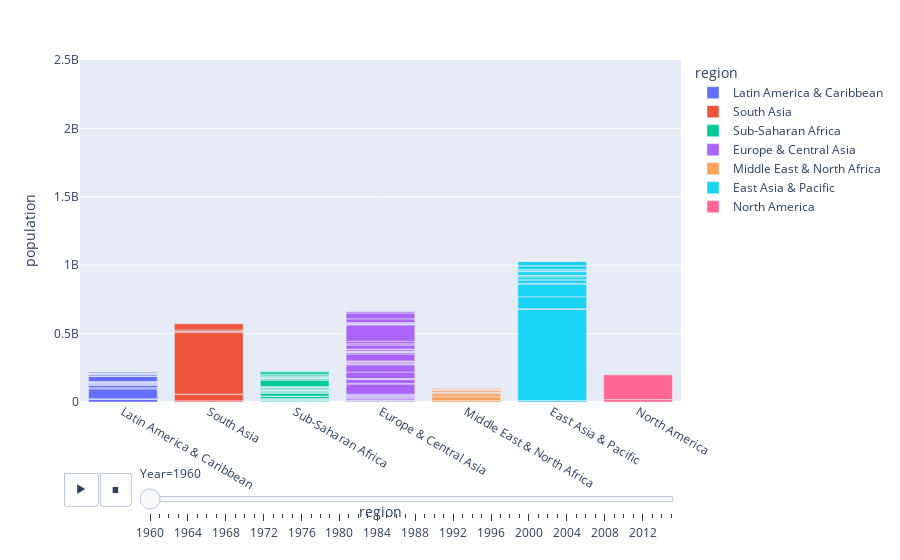

Here is the notebook cell this chart was saved with:
### Code cell
px.bar(df_merged,
       x='region',
       y='population',
       animation_frame='Year',
       animation_group='country_code',
       color = 'region',
       range_y=[0,2500000000])

### Figure 1 — Plotly figure (JSON) as saved in the notebook; plotly's stock layout.template omitted (floating-point values rounded to 4 significant figures)
{"data": [{"alignmentgroup": "True", "hovertemplate": "region=%{x}<br>Year=1960<br>population=%{y}<extra></extra>", "ids": ["ABW", "ARG", "ATG", "BHS", "BLZ", "BOL", "BRA", "BRB", "CHL", "COL", "CRI", "CUB", "DOM", "ECU", "GRD", "GTM", "GUY", "HND", "HTI", "JAM", "LCA", "MEX", "NIC", "PAN", "PER", "PRI", "PRY", "SLV", "SUR", "TTO", "URY", "VCT", "VEN", "VIR"], "legendgroup": "Latin America & Caribbean", "marker": {"color": "#636efa", "pattern": {"shape": ""}}, "name": "Latin America & Caribbean", "offsetgroup": "Latin America & Caribbean", "orientation": "v", "showlegend": true, "textposition": "auto", "type": "bar", "x": ["Latin America & Caribbean", "Latin America & Caribbean", "Latin America & Caribbean", "Latin America & Caribbean", "Latin America & Caribbean", "Latin America & Caribbean", "Latin America & Caribbean", "Latin America & Caribbean", "Latin America & Caribbean", "Latin America & Caribbean", "Latin America & Caribbean", "Latin America & Caribbean", "Latin America & Caribbean", "Latin America & Caribbean", "Latin America & Caribbean", "Latin America & Caribbean", "Latin America & Caribbean", "Latin America & Caribbean", "Latin America & Caribbean", "Latin America & Caribbean", "Latin America & Caribbean", "Latin America & Caribbean", "Latin America & Caribbean", "Latin America & Caribbean", "Latin America & Caribbean", "Latin America & Caribbean", "Latin America & Caribbean", "Latin America & Caribbean", "Latin America & Caribbean", "Latin America & Caribbean", "Latin America & Caribbean", "Latin America & Caribbean", "Latin America & Caribbean", "Latin America & Caribbean"], "xaxis": "x", "y": [54211, 20619075, 55339, 109528, 92064, 3693449, 72207554, 230939, 7716625, 16480383, 1333040, 7141135, 3294042, 4545550, 89869, 4210747, 571819, 2038637, 3866159, 1628252, 89897, 38174112, 1774699, 1132921, 10061515, 2358000, 1902875, 2762899, 289966, 848479, 2538651, 80949, 8146847, 32500], "yaxis": "y"}, {"alignmentgroup": "True", "hovertemplate": "region=%{x}<br>Year=1960<br>population=%{y}<extra></extra>", "ids": ["AFG", "BGD", "BTN", "IND", "LKA", "MDV", "NPL", "PAK"], "legendgroup": "South Asia", "marker": {"color": "#EF553B", "pattern": {"shape": ""}}, "name": "South Asia", "offsetgroup": "South Asia", "orientation": "v", "showlegend": true, "textposition": "auto", "type": "bar", "x": ["South Asia", "South Asia", "South Asia", "South Asia", "South Asia", "South Asia", "South Asia", "South Asia"], "xaxis": "x", "y": [8996351, 48199747, 223288, 449480608, 9874481, 89887, 10063011, 44908293], "yaxis": "y"}, {"alignmentgroup": "True", "hovertemplate": "region=%{x}<br>Year=1960<br>population=%{y}<extra></extra>", "ids": ["AGO", "BDI", "BEN", "BFA", "BWA", "CAF", "CIV", "CMR", "COD", "COG", "COM", "CPV", "ETH", "GAB", "GHA", "GIN", "GMB", "GNB", "GNQ", "KEN", "LBR", "LSO", "MDG", "MLI", "MOZ", "MRT", "MUS", "MWI", "NAM", "NER", "NGA", "RWA", "SDN", "SEN", "SLE", "SOM", "SSD", "STP", "SWZ", "TCD", "TGO", "TZA", "UGA", "ZAF", "ZMB", "ZWE"], "legendgroup": "Sub-Saharan Africa", "marker": {"color": "#00cc96", "pattern": {"shape": ""}}, "name": "Sub-Saharan Africa", "offsetgroup": "Sub-Saharan Africa", "orientation": "v", "showlegend": true, "textposition": "auto", "type": "bar", "x": ["Sub-Saharan Africa", "Sub-Saharan Africa", "Sub-Saharan Africa", "Sub-Saharan Africa", "Sub-Saharan Africa", "Sub-Saharan Africa", "Sub-Saharan Africa", "Sub-Saharan Africa", "Sub-Saharan Africa", "Sub-Saharan Africa", "Sub-Saharan Africa", "Sub-Saharan Africa", "Sub-Saharan Africa", "Sub-Saharan Africa", "Sub-Saharan Africa", "Sub-Saharan Africa", "Sub-Saharan Africa", "Sub-Saharan Africa", "Sub-Saharan Africa", "Sub-Saharan Africa", "Sub-Saharan Africa", "Sub-Saharan Africa", "Sub-Saharan Africa", "Sub-Saharan Africa", "Sub-Saharan Africa", "Sub-Saharan Africa", "Sub-Saharan Africa", "Sub-Saharan Africa", "Sub-Saharan Africa", "Sub-Saharan Africa", "Sub-Saharan Africa", "Sub-Saharan Africa", "Sub-Saharan Africa", "Sub-Saharan Africa", "Sub-Saharan Africa", "Sub-Saharan Africa", "Sub-Saharan Africa", "Sub-Saharan Africa", "Sub-Saharan Africa", "Sub-Saharan Africa", "Sub-Saharan Africa", "Sub-Saharan Africa", "Sub-Saharan Africa", "Sub-Saharan Africa", "Sub-Saharan Africa", "Sub-Saharan Africa"], "xaxis": "x", "y": [5643182, 2786106, 2431622, 4829288, 524552, 1503508, 3558988, 5176268, 15248251, 1037220, 191121, 202310, 22151278, 499184, 6652287, 3577409, 367928, 616409, 255323, 8105440, 1120313, 851591, 5099373, 5263733, 7388695, 858168, 659351, 3618595, 602544, 3388764, 45137812, 2933428, 7544491, 3206749, 2297110, 2755947, 2955152, 64253, 349174, 3001593, 1580513, 10074507, 6788214, 17456855, 3044846, 3747369], "yaxis": "y"}, {"alignmentgroup": "True", "hovertemplate": "region=%{x}<br>Year=1960<br>population=%{y}<extra></extra>", "ids": ["ALB", "ARM", "AUT", "AZE", "BEL", "BGR", "BIH", "BLR", "CHE", "CHI", "CYP", "CZE", "DEU", "DNK", "ESP", "EST", "FIN", "FRA", "GBR", "GEO", "GRC", "HRV", "HUN", "IRL", "ISL", "ITA", "KAZ", "KGZ", "LTU", "LVA", "MDA", "MKD", "MNE", "NLD", "NOR", "POL", "PRT", "ROU", "RUS", "SVK", "SVN", "SWE", "TJK", "TKM", "TUR", "UKR", "UZB"], "legendgroup": "Europe & Central Asia", "marker": {"color": "#ab63fa", "pattern": {"shape": ""}}, "name": "Europe & Central Asia", "offsetgroup": "Europe & Central Asia", "orientation": "v", "showlegend": true, "textposition": "auto", "type": "bar", "x": ["Europe & Central Asia", "Europe & Central Asia", "Europe & Central Asia", "Europe & Central Asia", "Europe & Central Asia", "Europe & Central Asia", "Europe & Central Asia", "Europe & Central Asia", "Europe & Central Asia", "Europe & Central Asia", "Europe & Central Asia", "Europe & Central Asia", "Europe & Central Asia", "Europe & Central Asia", "Europe & Central Asia", "Europe & Central Asia", "Europe & Central Asia", "Europe & Central Asia", "Europe & Central Asia", "Europe & Central Asia", "Europe & Central Asia", "Europe & Central Asia", "Europe & Central Asia", "Europe & Central Asia", "Europe & Central Asia", "Europe & Central Asia", "Europe & Central Asia", "Europe & Central Asia", "Europe & Central Asia", "Europe & Central Asia", "Europe & Central Asia", "Europe & Central Asia", "Europe & Central Asia", "Europe & Central Asia", "Europe & Central Asia", "Europe & Central Asia", "Europe & Central Asia", "Europe & Central Asia", "Europe & Central Asia", "Europe & Central Asia", "Europe & Central Asia", "Europe & Central Asia", "Europe & Central Asia", "Europe & Central Asia", "Europe & Central Asia", "Europe & Central Asia", "Europe & Central Asia"], "xaxis": "x", "y": [1608800, 1874120, 7047539, 3895396, 9153489, 7867374, 3225668, 8198000, 5327827, 109420, 572930, 9602006, 72814900, 4579603, 30455000, 1211537, 4429634, 46814237, 52400000, 3645600, 8331725, 4140000, 9983967, 2828600, 175574, 50199700, 9714260, 2172300, 2778550, 2120979, 2544000, 1488667, 480579, 11486631, 3581239, 29637450, 8857716, 18406905, 119897000, 4068095, 1584720, 7484656, 2087038, 1603258, 27472331, 42662149, 8549493], "yaxis": "y"}, {"alignmentgroup": "True", "hovertemplate": "region=%{x}<br>Year=1960<br>population=%{y}<extra></extra>", "ids": ["ARE", "BHR", "DJI", "DZA", "EGY", "IRN", "IRQ", "JOR", "LBN", "LBY", "MAR", "MLT", "OMN", "QAT", "SAU", "SYR", "TUN", "YEM"], "legendgroup": "Middle East & North Africa", "marker": {"color": "#FFA15A", "pattern": {"shape": ""}}, "name": "Middle East & North Africa", "offsetgroup": "Middle East & North Africa", "orientation": "v", "showlegend": true, "textposition": "auto", "type": "bar", "x": ["Middle East & North Africa", "Middle East & North Africa", "Middle East & North Africa", "Middle East & North Africa", "Middle East & North Africa", "Middle East & North Africa", "Middle East & North Africa", "Middle East & North Africa", "Middle East & North Africa", "Middle East & North Africa", "Middle East & North Africa", "Middle East & North Africa", "Middle East & North Africa", "Middle East & North Africa", "Middle East & North Africa", "Middle East & North Africa", "Middle East & North Africa", "Middle East & North Africa"], "xaxis": "x", "y": [92634, 162427, 83636, 11124888, 26996533, 21906903, 7289761, 932257, 1804926, 1448417, 12328532, 326550, 551740, 47384, 4086539, 4573512, 4176266, 5172135], "yaxis": "y"}, {"alignmentgroup": "True", "hovertemplate": "region=%{x}<br>Year=1960<br>population=%{y}<extra></extra>", "ids": ["AUS", "BRN", "CHN", "FJI", "FSM", "GUM", "HKG", "IDN", "JPN", "KHM", "KIR", "KOR", "LAO", "MAC", "MMR", "MNG", "MYS", "NCL", "NZL", "PHL", "PNG", "PRK", "PYF", "SGP", "SLB", "THA", "TLS", "TON", "VNM", "VUT", "WSM"], "legendgroup": "East Asia & Pacific", "marker": {"color": "#19d3f3", "pattern": {"shape": ""}}, "name": "East Asia & Pacific", "offsetgroup": "East Asia & Pacific", "orientation": "v", "showlegend": true, "textposition": "auto", "type": "bar", "x": ["East Asia & Pacific", "East Asia & Pacific", "East Asia & Pacific", "East Asia & Pacific", "East Asia & Pacific", "East Asia & Pacific", "East Asia & Pacific", "East Asia & Pacific", "East Asia & Pacific", "East Asia & Pacific", "East Asia & Pacific", "East Asia & Pacific", "East Asia & Pacific", "East Asia & Pacific", "East Asia & Pacific", "East Asia & Pacific", "East Asia & Pacific", "East Asia & Pacific", "East Asia & Pacific", "East Asia & Pacific", "East Asia & Pacific", "East Asia & Pacific", "East Asia & Pacific", "East Asia & Pacific", "East Asia & Pacific", "East Asia & Pacific", "East Asia & Pacific", "East Asia & Pacific", "East Asia & Pacific", "East Asia & Pacific", "East Asia & Pacific"], "xaxis": "x", "y": [10276477, 81745, 667070000, 393386, 44537, 66742, 3075605, 87792515, 92500572, 5722370, 41233, 25012374, 2120896, 167796, 20986123, 955505, 8157106, 79000, 2371800, 26273025, 2010677, 11424176, 78076, 1646400, 117866, 27397175, 499950, 61601, 32670629, 63699, 108646], "yaxis": "y"}, {"alignmentgroup": "True", "hovertemplate": "region=%{x}<br>Year=1960<br>population=%{y}<extra></extra>", "ids": ["CAN", "USA"], "legendgroup": "North America", "marker": {"color": "#FF6692", "pattern": {"shape": ""}}, "name": "North America", "offsetgroup": "North America", "orientation": "v", "showlegend": true, "textposition": "auto", "type": "bar", "x": ["North America", "North America"], "xaxis": "x", "y": [17909009, 180671000], "yaxis": "y"}], "layout": {"barmode": "relative", "legend": {"title": {"text": "region"}, "tracegroupgap": 0}, "margin": {"t": 60}, "sliders": [{"active": 0, "currentvalue": {"prefix": "Year="}, "len": 0.9, "pad": {"b": 10, "t": 60}, "steps": [{"args": [["1960"], {"frame": {"duration": 0, "redraw": true}, "fromcurrent": true, "mode": "immediate", "transition": {"duration": 0, "easing": "linear"}}], "label": "1960", "method": "animate"}, {"args": [["1961"], {"frame": {"duration": 0, "redraw": true}, "fromcurrent": true, "mode": "immediate", "transition": {"duration": 0, "easing": "linear"}}], "label": "1961", "method": "animate"}, {"args": [["1962"], {"frame": {"duration": 0, "redraw": true}, "fromcurrent": true, "mode": "immediate", "transition": {"duration": 0, "easing": "linear"}}], "label": "1962", "method": "animate"}, {"args": [["1963"], {"frame": {"duration": 0, "redraw": true}, "fromcurrent": true, "mode": "immediate", "transition": {"duration": 0, "easing": "linear"}}], "label": "1963", "method": "animate"}, {"args": [["1964"], {"frame": {"duration": 0, "redraw": true}, "fromcurrent": true, "mode": "immediate", "transition": {"duration": 0, "easing": "linear"}}], "label": "1964", "method": "animate"}, {"args": [["1965"], {"frame": {"duration": 0, "redraw": true}, "fromcurrent": true, "mode": "immediate", "transition": {"duration": 0, "easing": "linear"}}], "label": "1965", "method": "animate"}, {"args": [["1966"], {"frame": {"duration": 0, "redraw": true}, "fromcurrent": true, "mode": "immediate", "transition": {"duration": 0, "easing": "linear"}}], "label": "1966", "method": "animate"}, {"args": [["1967"], {"frame": {"duration": 0, "redraw": true}, "fromcurrent": true, "mode": "immediate", "transition": {"duration": 0, "easing": "linear"}}], "label": "1967", "method": "animate"}, {"args": [["1968"], {"frame": {"duration": 0, "redraw": true}, "fromcurrent": true, "mode": "immediate", "transition": {"duration": 0, "easing": "linear"}}], "label": "1968", "method": "animate"}, {"args": [["1969"], {"frame": {"duration": 0, "redraw": true}, "fromcurrent": true, "mode": "immediate", "transition": {"duration": 0, "easing": "linear"}}], "label": "1969", "method": "animate"}, {"args": [["1970"], {"frame": {"duration": 0, "redraw": true}, "fromcurrent": true, "mode": "immediate", "transition": {"duration": 0, "easing": "linear"}}], "label": "1970", "method": "animate"}, {"args": [["1971"], {"frame": {"duration": 0, "redraw": true}, "fromcurrent": true, "mode": "immediate", "transition": {"duration": 0, "easing": "linear"}}], "label": "1971", "method": "animate"}, {"args": [["1972"], {"frame": {"duration": 0, "redraw": true}, "fromcurrent": true, "mode": "immediate", "transition": {"duration": 0, "easing": "linear"}}], "label": "1972", "method": "animate"}, {"args": [["1973"], {"frame": {"duration": 0, "redraw": true}, "fromcurrent": true, "mode": "immediate", "transition": {"duration": 0, "easing": "linear"}}], "label": "1973", "method": "animate"}, {"args": [["1974"], {"frame": {"duration": 0, "redraw": true}, "fromcurrent": true, "mode": "immediate", "transition": {"duration": 0, "easing": "linear"}}], "label": "1974", "method": "animate"}, {"args": [["1975"], {"frame": {"duration": 0, "redraw": true}, "fromcurrent": true, "mode": "immediate", "transition": {"duration": 0, "easing": "linear"}}], "label": "1975", "method": "animate"}, {"args": [["1976"], {"frame": {"duration": 0, "redraw": true}, "fromcurrent": true, "mode": "immediate", "transition": {"duration": 0, "easing": "linear"}}], "label": "1976", "method": "animate"}, {"args": [["1977"], {"frame": {"duration": 0, "redraw": true}, "fromcurrent": true, "mode": "immediate", "transition": {"duration": 0, "easing": "linear"}}], "label": "1977", "method": "animate"}, {"args": [["1978"], {"frame": {"duration": 0, "redraw": true}, "fromcurrent": true, "mode": "immediate", "transition": {"duration": 0, "easing": "linear"}}], "label": "1978", "method": "animate"}, {"args": [["1979"], {"frame": {"duration": 0, "redraw": true}, "fromcurrent": true, "mode": "immediate", "transition": {"duration": 0, "easing": "linear"}}], "label": "1979", "method": "animate"}, {"args": [["1980"], {"frame": {"duration": 0, "redraw": true}, "fromcurrent": true, "mode": "immediate", "transition": {"duration": 0, "easing": "linear"}}], "label": "1980", "method": "animate"}, {"args": [["1981"], {"frame": {"duration": 0, "redraw": true}, "fromcurrent": true, "mode": "immediate", "transition": {"duration": 0, "easing": "linear"}}], "label": "1981", "method": "animate"}, {"args": [["1982"], {"frame": {"duration": 0, "redraw": true}, "fromcurrent": true, "mode": "immediate", "transition": {"duration": 0, "easing": "linear"}}], "label": "1982", "method": "animate"}, {"args": [["1983"], {"frame": {"duration": 0, "redraw": true}, "fromcurrent": true, "mode": "immediate", "transition": {"duration": 0, "easing": "linear"}}], "label": "1983", "method": "animate"}, {"args": [["1984"], {"frame": {"duration": 0, "redraw": true}, "fromcurrent": true, "mode": "immediate", "transition": {"duration": 0, "easing": "linear"}}], "label": "1984", "method": "animate"}, {"args": [["1985"], {"frame": {"duration": 0, "redraw": true}, "fromcurrent": true, "mode": "immediate", "transition": {"duration": 0, "easing": "linear"}}], "label": "1985", "method": "animate"}, {"args": [["1986"], {"frame": {"duration": 0, "redraw": true}, "fromcurrent": true, "mode": "immediate", "transition": {"duration": 0, "easing": "linear"}}], "label": "1986", "method": "animate"}, {"args": [["1987"], {"frame": {"duration": 0, "redraw": true}, "fromcurrent": true, "mode": "immediate", "transition": {"duration": 0, "easing": "linear"}}], "label": "1987", "method": "animate"}, {"args": [["1988"], {"frame": {"duration": 0, "redraw": true}, "fromcurrent": true, "mode": "immediate", "transition": {"duration": 0, "easing": "linear"}}], "label": "1988", "method": "animate"}, {"args": [["1989"], {"frame": {"duration": 0, "redraw": true}, "fromcurrent": true, "mode": "immediate", "transition": {"duration": 0, "easing": "linear"}}], "label": "1989", "method": "animate"}, {"args": [["1990"], {"frame": {"duration": 0, "redraw": true}, "fromcurrent": true, "mode": "immediate", "transition": {"duration": 0, "easing": "linear"}}], "label": "1990", "method": "animate"}, {"args": [["1991"], {"frame": {"duration": 0, "redraw": true}, "fromcurrent": true, "mode": "immediate", "transition": {"duration": 0, "easing": "linear"}}], "label": "1991", "method": "animate"}, {"args": [["1992"], {"frame": {"duration": 0, "redraw": true}, "fromcurrent": true, "mode": "immediate", "transition": {"duration": 0, "easing": "linear"}}], "label": "1992", "method": "animate"}, {"args": [["1993"], {"frame": {"duration": 0, "redraw": true}, "fromcurrent": true, "mode": "immediate", "transition": {"duration": 0, "easing": "linear"}}], "label": "1993", "method": "animate"}, {"args": [["1994"], {"frame": {"duration": 0, "redraw": true}, "fromcurrent": true, "mode": "immediate", "transition": {"duration": 0, "easing": "linear"}}], "label": "1994", "method": "animate"}, {"args": [["1995"], {"frame": {"duration": 0, "redraw": true}, "fromcurrent": true, "mode": "immediate", "transition": {"duration": 0, "easing": "linear"}}], "label": "1995", "method": "animate"}, {"args": [["1996"], {"frame": {"duration": 0, "redraw": true}, "fromcurrent": true, "mode": "immediate", "transition": {"duration": 0, "easing": "linear"}}], "label": "1996", "method": "animate"}, {"args": [["1997"], {"frame": {"duration": 0, "redraw": true}, "fromcurrent": true, "mode": "immediate", "transition": {"duration": 0, "easing": "linear"}}], "label": "1997", "method": "animate"}, {"args": [["1998"], {"frame": {"duration": 0, "redraw": true}, "fromcurrent": true, "mode": "immediate", "transition": {"duration": 0, "easing": "linear"}}], "label": "1998", "method": "animate"}, {"args": [["1999"], {"frame": {"duration": 0, "redraw": true}, "fromcurrent": true, "mode": "immediate", "transition": {"duration": 0, "easing": "linear"}}], "label": "1999", "method": "animate"}, {"args": [["2000"], {"frame": {"duration": 0, "redraw": true}, "fromcurrent": true, "mode": "immediate", "transition": {"duration": 0, "easing": "linear"}}], "label": "2000", "method": "animate"}, {"args": [["2001"], {"frame": {"duration": 0, "redraw": true}, "fromcurrent": true, "mode": "immediate", "transition": {"duration": 0, "easing": "linear"}}], "label": "2001", "method": "animate"}, {"args": [["2002"], {"frame": {"duration": 0, "redraw": true}, "fromcurrent": true, "mode": "immediate", "transition": {"duration": 0, "easing": "linear"}}], "label": "2002", "method": "animate"}, {"args": [["2003"], {"frame": {"duration": 0, "redraw": true}, "fromcurrent": true, "mode": "immediate", "transition": {"duration": 0, "easing": "linear"}}], "label": "2003", "method": "animate"}, {"args": [["2004"], {"frame": {"duration": 0, "redraw": true}, "fromcurrent": true, "mode": "immediate", "transition": {"duration": 0, "easing": "linear"}}], "label": "2004", "method": "animate"}, {"args": [["2005"], {"frame": {"duration": 0, "redraw": true}, "fromcurrent": true, "mode": "immediate", "transition": {"duration": 0, "easing": "linear"}}], "label": "2005", "method": "animate"}, {"args": [["2006"], {"frame": {"duration": 0, "redraw": true}, "fromcurrent": true, "mode": "immediate", "transition": {"duration": 0, "easing": "linear"}}], "label": "2006", "method": "animate"}, {"args": [["2007"], {"frame": {"duration": 0, "redraw": true}, "fromcurrent": true, "mode": "immediate", "transition": {"duration": 0, "easing": "linear"}}], "label": "2007", "method": "animate"}, {"args": [["2008"], {"frame": {"duration": 0, "redraw": true}, "fromcurrent": true, "mode": "immediate", "transition": {"duration": 0, "easing": "linear"}}], "label": "2008", "method": "animate"}, {"args": [["2009"], {"frame": {"duration": 0, "redraw": true}, "fromcurrent": true, "mode": "immediate", "transition": {"duration": 0, "easing": "linear"}}], "label": "2009", "method": "animate"}, {"args": [["2010"], {"frame": {"duration": 0, "redraw": true}, "fromcurrent": true, "mode": "immediate", "transition": {"duration": 0, "easing": "linear"}}], "label": "2010", "method": "animate"}, {"args": [["2011"], {"frame": {"duration": 0, "redraw": true}, "fromcurrent": true, "mode": "immediate", "transition": {"duration": 0, "easing": "linear"}}], "label": "2011", "method": "animate"}, {"args": [["2012"], {"frame": {"duration": 0, "redraw": true}, "fromcurrent": true, "mode": "immediate", "transition": {"duration": 0, "easing": "linear"}}], "label": "2012", "method": "animate"}, {"args": [["2013"], {"frame": {"duration": 0, "redraw": true}, "fromcurrent": true, "mode": "immediate", "transition": {"duration": 0, "easing": "linear"}}], "label": "2013", "method": "animate"}, {"args": [["2014"], {"frame": {"duration": 0, "redraw": true}, "fromcurrent": true, "mode": "immediate", "transition": {"duration": 0, "easing": "linear"}}], "label": "2014", "method": "animate"}, {"args": [["2015"], {"frame": {"duration": 0, "redraw": true}, "fromcurrent": true, "mode": "immediate", "transition": {"duration": 0, "easing": "linear"}}], "label": "2015", "method": "animate"}], "x": 0.1, "xanchor": "left", "y": 0, "yanchor": "top"}], "updatemenus": [{"buttons": [{"args": [null, {"frame": {"duration": 500, "redraw": true}, "fromcurrent": true, "mode": "immediate", "transition": {"duration": 500, "easing": "linear"}}], "label": "&#9654;", "method": "animate"}, {"args": [[null], {"frame": {"duration": 0, "redraw": true}, "fromcurrent": true, "mode": "immediate", "transition": {"duration": 0, "easing": "linear"}}], "label": "&#9724;", "method": "animate"}], "direction": "left", "pad": {"r": 10, "t": 70}, "showactive": false, "type": "buttons", "x": 0.1, "xanchor": "right", "y": 0, "yanchor": "top"}], "xaxis": {"anchor": "y", "categoryarray": ["Latin America & Caribbean", "South Asia", "Sub-Saharan Africa", "Europe & Central Asia", "Middle East & North Africa", "East Asia & Pacific", "North America"], "categoryorder": "array", "domain": [0, 1], "title": {"text": "region"}}, "yaxis": {"anchor": "x", "domain": [0, 1], "range": [0, 2500000000], "title": {"text": "population"}}}}
